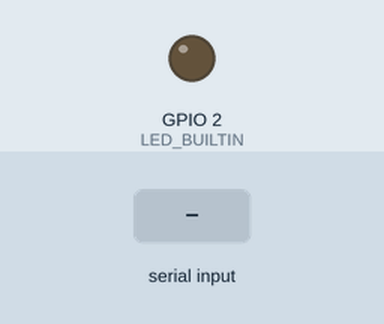
The sketch below on a simulated ESP8266 (NodeMCU). On the bench: output pins drawn as LEDs (lit = HIGH, except the on-board LED, lit = LOW). Inputs (shaded band) come from the test bench. WiFi joins after 1.5 s; servers stay silent unless stated; the local clock reads 2024-03-15 10:24:30 at power-on unless the sketch sets it; no MQTT or app messages arrive unless stated; not simulated (calls return 0 or success): env.h; what the sketch prints to the serial monitor is not drawn.

Above: at 0.1 s.
At 3.2 s:
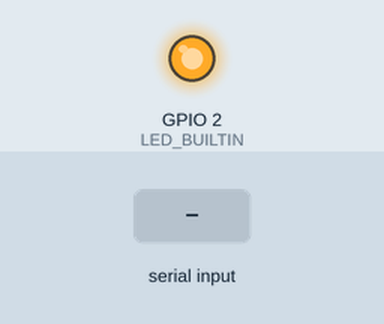
3.3 s: "90,45\n" received over Serial
4.8 s: "5\n" received over Serial
6.3 s: "30,150\n" received over Serial
Timing chart, 0 to 9.3 s (numbered marks = the images above; inputs shaded):
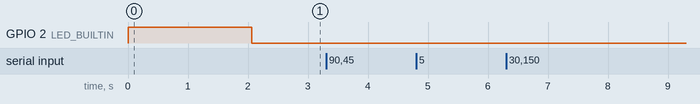

Measured:
- after the input at 3.3 s, every drawn part: stays the same
- after the input at 4.8 s, every drawn part: stays the same
- after the input at 6.3 s, every drawn part: stays the same

The sketch:

aws_test.ino
```cpp
#include <ESP8266WiFi.h>
#include <WiFiClientSecure.h>
#include <PubSubClient.h>
#include <ArduinoJson.h>
#include "env.h"

// WiFi Credentials
const char WIFI_SSID[] = "";
const char WIFI_PASSWORD[] = "";

// AWS IoT Details
const char THINGNAME[] = "";
const char MQTT_HOST[] = "";
const char AWS_IOT_PUBLISH_TOPIC[] = "esp8266/pub";

// Timezone offset
const int8_t TIME_ZONE = -5;
const long interval = 5000; // Publish interval
unsigned long lastMillis = 0;

// WiFi & MQTT Client
WiFiClientSecure net;
BearSSL::X509List cert(cacert);
BearSSL::X509List client_crt(client_cert);
BearSSL::PrivateKey key(privkey);
PubSubClient client(net);

// Function to connect to NTP server
void NTPConnect() {
    Serial.print("Setting time using SNTP...");
    configTime(TIME_ZONE * 3600, 0, "pool.ntp.org", "time.nist.gov");
    time_t now = time(nullptr);
    while (now < 1510592825) {
        delay(500);
        Serial.print(".");
        now = time(nullptr);
    }
    Serial.println(" done!");
}

// Function to connect to AWS IoT Core
void connectAWS() {
    WiFi.mode(WIFI_STA);
    WiFi.begin(WIFI_SSID, WIFI_PASSWORD);

    digitalWrite(LED_BUILTIN, HIGH);

    Serial.print("Connecting to WiFi");
    while (WiFi.status() != WL_CONNECTED) {
        Serial.print(".");
        delay(1000);
    }
    Serial.println(" Connected!");

    NTPConnect(); // Set system time

    net.setTrustAnchors(&cert);
    net.setClientRSACert(&client_crt, &key);
    client.setServer(MQTT_HOST, 8883);

    Serial.print("Connecting to AWS IoT...");
    while (!client.connect(THINGNAME)) {
        Serial.print(".");
        delay(1000);
    }

    Serial.println(" Connected to AWS IoT!");
    digitalWrite(LED_BUILTIN, LOW);

}

// Function to publish sensor data to AWS IoT
void publishMessage(float voltage, float current, float power, float temperature, float light) {
    StaticJsonDocument<200> doc;
    doc["device_id"] = THINGNAME;
    doc["voltage"] = voltage;
    doc["current"] = current;
    doc["power"] = power;
    doc["temperature"] = temperature;
    doc["light"] = light;

    char jsonBuffer[200];
    serializeJson(doc, jsonBuffer);
    client.publish(AWS_IOT_PUBLISH_TOPIC, jsonBuffer);
    Serial.println("Data Sent to AWS IoT: " + String(jsonBuffer));
}

void setup() {
    Serial.begin(9600); // For Arduino communication
    pinMode(LED_BUILTIN, OUTPUT);
    Serial.println("ESP8266 Serial Ready");
    connectAWS();
}

void loop() {
    if (Serial.available()) {
        String data = Serial.readStringUntil('\n'); // Read Arduino output
        Serial.println("Received: " + data);

        // Parse comma-separated values
        float voltage, current, power, temperature, light;
        sscanf(data.c_str(), "%f,%f,%f,%f,%f", &voltage, &current, &power, &temperature, &light);

        // Publish to AWS IoT
        if (millis() - lastMillis > interval) {
            lastMillis = millis();
            if (client.connected()) {
                publishMessage(voltage, current, power, temperature, light);
            }
        }
    }

    client.loop(); // Maintain MQTT connection
}
```
